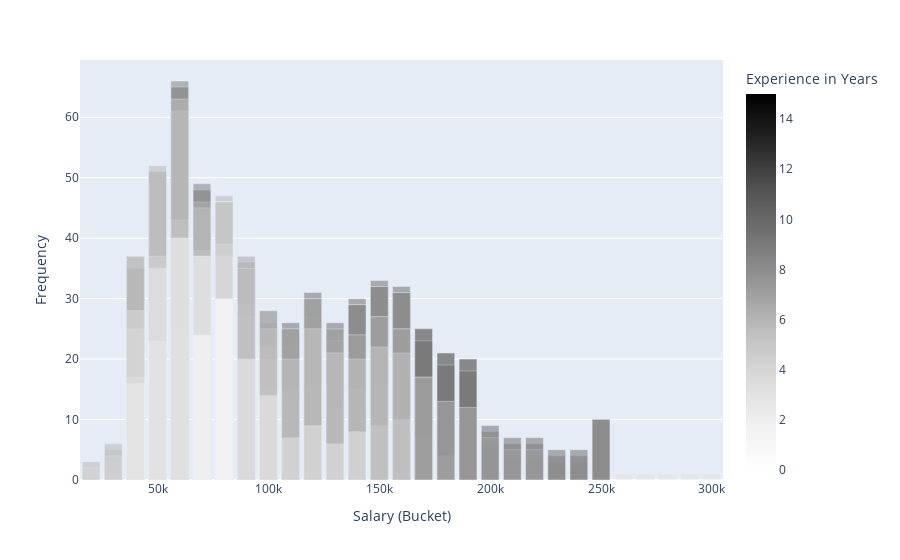

The cell this chart's notebook holds for it:
### Code cell
px.bar(df_to_display,
                x='Salary (Bucket)',
                y='Frequency',
                # title='Test',
                color='Experience in Years',
                barmode='overlay',
                opacity = 0.5,
                color_continuous_scale = "greys")

### Figure 1 — Plotly figure (JSON) as saved in the notebook; plotly's stock layout.template omitted (floating-point values rounded to 4 significant figures; data arrays with more than 128 entries replaced by an {"elided": "..."} marker saying what was removed)
{"data": [{"alignmentgroup": "True", "hovertemplate": "Salary (Bucket)=%{x}<br>Frequency=%{y}<br>Experience in Years=%{marker.color}<extra></extra>", "legendgroup": "", "marker": {"color": {"elided": "1151 int values"}, "coloraxis": "coloraxis", "opacity": 0.5, "pattern": {"shape": ""}}, "name": "", "offsetgroup": "", "orientation": "v", "showlegend": false, "textposition": "auto", "type": "bar", "x": {"elided": "1151 int values"}, "xaxis": "x", "y": {"elided": "1151 int values"}, "yaxis": "y"}], "layout": {"barmode": "overlay", "coloraxis": {"colorbar": {"title": {"text": "Experience in Years"}}, "colorscale": [[0, "rgb(255,255,255)"], [0.125, "rgb(240,240,240)"], [0.25, "rgb(217,217,217)"], [0.375, "rgb(189,189,189)"], [0.5, "rgb(150,150,150)"], [0.625, "rgb(115,115,115)"], [0.75, "rgb(82,82,82)"], [0.875, "rgb(37,37,37)"], [1, "rgb(0,0,0)"]]}, "legend": {"tracegroupgap": 0}, "margin": {"t": 60}, "xaxis": {"anchor": "y", "domain": [0, 1], "title": {"text": "Salary (Bucket)"}}, "yaxis": {"anchor": "x", "domain": [0, 1], "title": {"text": "Frequency"}}}}
